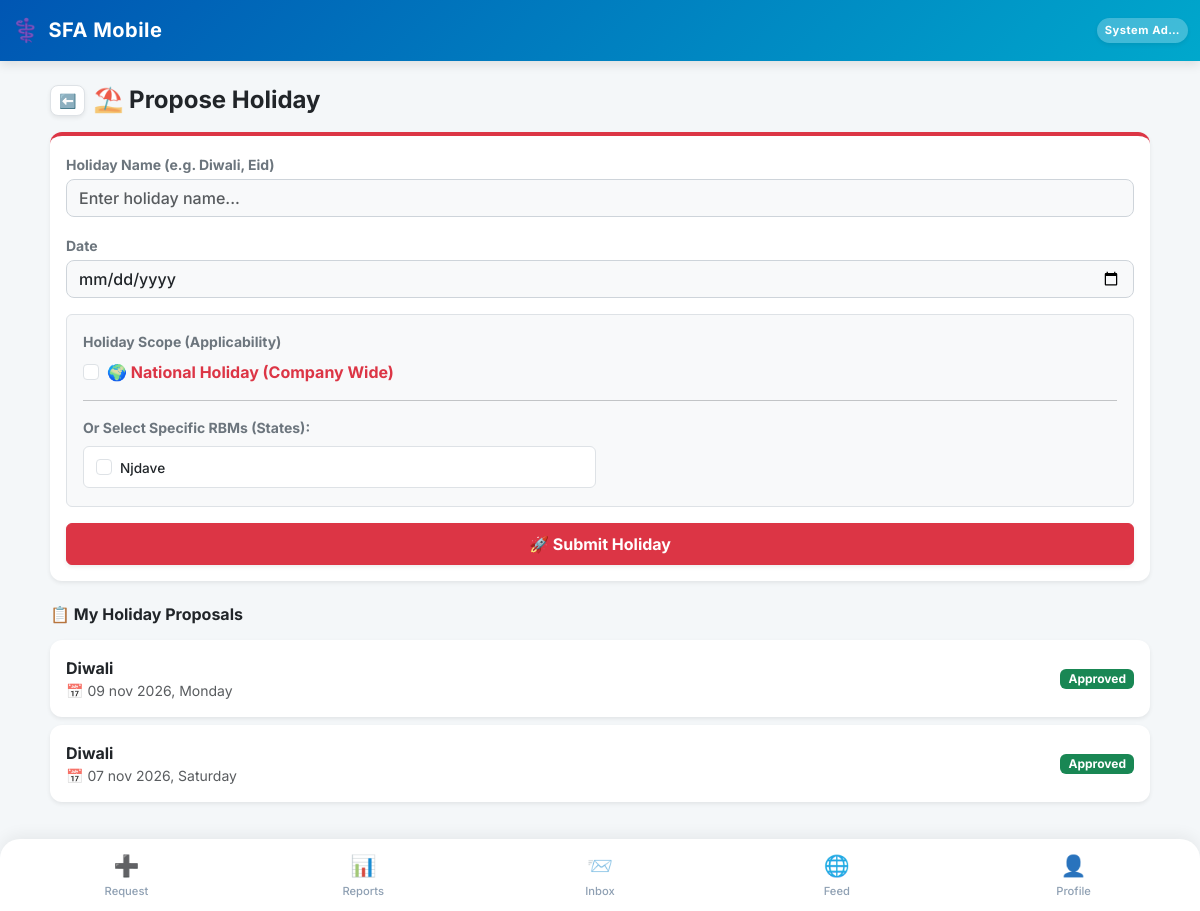
Page /request/holiday/ (signed in) on the committed database.
### SFA/models.py (models this page shows, shortened)
class Employee(models.Model):
    user = models.OneToOneField(User, on_delete=models.CASCADE, null=True, blank=True)
    company = models.ForeignKey(Company, on_delete=models.PROTECT, related_name='employees') # Already Correct
    DESIGNATION_CHOICES = [
        ('MR', 'Medical Representative'),
        ('ABM', 'Area Business Manager'),
        ('RBM', 'Regional Business Manager'),
        ('ZBM', 'Zonal Business Manager'),
        ('NSM', 'National Sales Manager'),
        ('Admin', 'System Administrator'),
    ]
    name = models.CharField(max_length=100)
    employee_code = models.CharField(max_length=50) # 🌟 FIX: unique=True HATA DIYA HAI
    designation = models.CharField(max_length=5, choices=DESIGNATION_CHOICES, default='MR', db_index=True)   # 🚀 INDEX
    manager = models.ForeignKey('self', on_delete=models.SET_NULL, null=True, blank=True, related_name='subordinates')
    headquarter = models.ForeignKey(Territory, on_delete=models.SET_NULL, null=True, blank=True)
    phone = models.CharField(max_length=15)
    joining_date = models.DateField(default=timezone.now, help_text="Employee ki company join karne ki date. DCR calendar is date se aage hi banega, pehle ka nahi.")
    photo = models.ImageField(upload_to='employee_photos/', blank=True, null=True, help_text="Employee ki profile photo")
    address = models.TextField(blank=True, null=True, help_text="Employee ka home address")
    is_active = models.BooleanField(default=True, db_index=True, help_text="False matlab ye employee company chhod chuka hai ya inactive hai.")   # 🚀 INDEX
    leaving_date = models.DateField(null=True, blank=True, help_text="Employee ke company chhodne ki tareekh.")
    dob = models.DateField(null=True, blank=True, verbose_name="Date of Birth")
    anniversary = models.DateField(null=True, blank=True, verbose_name="Marriage Anniversary")
    blood_group = models.CharField(max_length=10, blank=True, null=True)
    emergency_contact = models.CharField(max_length=15, blank=True, null=True)
    permanent_address = models.TextField(blank=True, null=True)
    father_name = models.CharField(max_length=100, blank=True, null=True)
    father_dob = models.DateField(null=True, blank=True)
    father_mobile = models.CharField(max_length=15, blank=True, null=True)
    father_occupation = models.CharField(max_length=100, blank=True, null=True)
    mother_name = models.CharField(max_length=100, blank=True, null=True)
    mother_dob = models.DateField(null=True, blank=True)
    mother_mobile = models.CharField(max_length=15, blank=True, null=True)
    mother_occupation = models.CharField(max_length=100, blank=True, null=True)
    spouse_name = models.CharField(max_length=100, blank=True, null=True)
    spouse_dob = models.DateField(null=True, blank=True)
    spouse_mobile = models.CharField(max_length=15, blank=True, null=True)
    spouse_occupation = models.CharField(max_length=100, blank=True, null=True)
    child1_name = models.CharField(max_length=100, blank=True, null=True)
    child1_dob = models.DateField(null=True, blank=True)
    child2_name = models.CharField(max_length=100, blank=True, null=True)
    child2_dob = models.DateField(null=True, blank=True)
    EMPLOYMENT_STATUS_CHOICES = [
        ('active', 'Active'),
        ('resigned', 'Resigned'),
        ('retired', 'Retired'),
        ('transferred', 'Transferred'),
        ('terminated', 'Terminated'),
        ('vacant', 'Vacant (Placeholder)'),   # 🌟 Dummy employee jab tak naya MR na aaye
        ('archived', 'Archived (Old Dummy)'), # 🌟 Dummy jiska kaam ho gaya, naye employee ko sab de diya
    ]
    employment_status = models.CharField(
        max_length=15, choices=EMPLOYMENT_STATUS_CHOICES, default='active',
        help_text="is_active sirf access/login control karta hai; ye field WAJAH/reason batata hai."
    )
    is_placeholder = models.BooleanField(
        default=False,
        help_text="True = ye ek 'Vacant_<HQ>' dummy employee hai, asli insaan nahi. Joint Work me normal employee jaisea hi treat hota hai (use individual hi maana jayega)."
    )
    class Meta:
        unique_together = ('company', 'employee_code')

class Holiday(models.Model):
    company = models.ForeignKey(Company, on_delete=models.CASCADE, related_name="holidays") # 🌟 CHANGED
    name = models.CharField(max_length=100)
    date = models.DateField(db_index=True)   # 🚀 INDEX
    proposed_by = models.ForeignKey(Employee, on_delete=models.CASCADE, related_name='proposed_holidays')
    status = models.CharField(max_length=20, choices=[('Pending', 'Pending'), ('Approved', 'Approved'), ('Rejected', 'Rejected')], default='Pending')
    class Meta:
        unique_together = ('date', 'proposed_by')

### SFA/views/masters.py (the view, shortened to what this page needs)
# urls.py: path('request/holiday/', views.request_holiday_view, name='request_holiday'),
@employee_required
def request_holiday_view(request, employee):
    if employee.designation not in ['RBM', 'ZBM', 'NSM', 'Admin', 'System Administrator']:
        messages.error(request, "Only RBM/ZBM/NSM can propose state holidays.")
        return redirect('request_hub')
    subordinate_rbms = []
    is_rbm = (employee.designation == 'RBM')
    if not is_rbm:
        team = get_full_team_employees(employee)
        subordinate_rbms = team.filter(designation='RBM', is_active=True).order_by('name')
    holidays = Holiday.objects.filter(proposed_by=employee).order_by('-date')
    return render(request, 'request_holiday.html', {
        'holidays': holidays,
        'subordinate_rbms': subordinate_rbms,
        'is_rbm': is_rbm
    })

### SFA/context_processors.py (called while the page is built)
def notification_counts(request):
    if request.user.is_authenticated and hasattr(request.user, 'employee'):
        employee = request.user.employee
        cache_key = f'nav_counts_{employee.id}'
        counts = cache.get(cache_key)
        if counts is None:
            counts = {
                'unread_notif_count': SystemNotification.objects.filter(employee=employee, is_read=False).count(),
                'unread_msg_count': InternalMessage.objects.filter(receiver=employee, is_read=False).count(),
            }
            cache.set(cache_key, counts, 60) # 60 seconds cache timeout
        return counts
    return {
        'unread_notif_count': 0,
        'unread_msg_count': 0,
    }

### SFA/services/team.py (called while the page is built)
def get_full_team_employees(employee, include_inactive=False):
    team_ids = {employee.id}
    managers_to_check = [employee.id]
    while managers_to_check:
        subs_qs = Employee.objects.filter(manager_id__in=managers_to_check)
        if not include_inactive:
            subs_qs = subs_qs.filter(is_active=True)
        subs = list(subs_qs.values_list('id', flat=True))
        if not subs:
            break
        managers_to_check = subs
        team_ids.update(subs)
    qs = Employee.objects.filter(id__in=team_ids)
    if not include_inactive:
        qs = qs.filter(is_active=True)
    return qs

### SFA/templates/request_holiday.html (shortened to what this page needs)
{% extends 'base.html' %}
{% block content %}
<div class="container-fluid p-0 mb-4 mt-2">
    <div class="d-flex align-items-center gap-2 mb-3 px-2">
        <a href="{% url 'request_hub' %}" class="btn btn-light shadow-sm btn-sm px-2 py-1 rounded-3 border bg-white">⬅️</a>
        <h4 class="fw-bold text-dark mb-0">⛱️ Propose Holiday</h4>
    </div>
    <div class="card border-0 shadow-sm bg-white mb-4 mx-2" style="border-top: 4px solid #dc3545 !important;">
        <div class="card-body p-3">
            <form method="POST">
                <div class="mb-3">
                    <label class="form-label text-secondary small fw-bold mb-1">Holiday Name (e.g. Diwali, Eid)</label>
                    <input type="text" name="name" class="form-control bg-light fw-medium" placeholder="Enter holiday name..." required>
                </div>
                <div class="mb-3">
                    <label class="form-label text-secondary small fw-bold mb-1">Date</label>
                    <input type="date" name="date" class="form-control bg-light fw-medium" required>
                </div>
                {% if not is_rbm %}
                <div class="mb-3 p-3 bg-light rounded border">
                    <label class="form-label text-secondary small fw-bold mb-2 d-block">Holiday Scope (Applicability)</label>
                    <div class="form-check mb-2">
                        <input class="form-check-input" type="checkbox" name="is_national" id="isNational" onchange="toggleRbmList()">
                        <label class="form-check-label fw-bold text-danger" for="isNational">
                            🌍 National Holiday (Company Wide)
                        </label>
                    </div>
                    <hr>
                    <div id="rbmSelectionArea">
                        <label class="form-label text-secondary small fw-bold mb-2 d-block">Or Select Specific RBMs (States):</label>
                        <div class="row g-2">
                            {% for rbm in subordinate_rbms %}
                            <div class="col-6">
                                <div class="form-check bg-white border rounded p-2">
                                    <input class="form-check-input ms-1" type="checkbox" name="rbm_ids" value="{{ rbm.id }}" id="rbm_{{ rbm.id }}">
                                    <label class="form-check-label ms-2 fw-medium" style="font-size:0.85rem;" for="rbm_{{ rbm.id }}">{{ rbm.name }}</label>
                                </div>
                            </div>
                            {% empty %}
                            <div class="text-muted small">Koi RBM assign nahi hai.</div>
                            {% endfor %}
                        </div>
                    </div>
                </div>
                {% endif %}
                <button type="submit" class="btn btn-danger w-100 fw-bold py-2 shadow-sm" style="border-radius:6px;">🚀 Submit Holiday</button>
            </form>
        </div>
    </div>
    <div class="px-2">
        <h6 class="fw-bold text-dark mb-3">📋 My Holiday Proposals</h6>
        {% for h in holidays %}
            <div class="card border-0 shadow-sm mb-2 bg-white" style="border-left: 4px solid {% if h.status == 'Approved' %}#28a745{% elif h.status == 'Rejected' %}#dc3545{% else %}#ffc107{% endif %};">
                <div class="card-body p-3 d-flex justify-content-between align-items-center">
                    <div>
                        <span class="fw-bold text-dark d-block">{{ h.name }}</span>
                        <small class="text-muted d-block">📅 {{ h.date|date:"d b Y, l" }}</small>
                    </div>
                    <span class="badge {% if h.status == 'Approved' %}bg-success{% elif h.status == 'Rejected' %}bg-danger{% else %}bg-warning text-dark{% endif %} px-2 py-1">{{ h.status }}</span>
                </div>
            </div>
        {% empty %}
            <div class="text-center text-muted py-3 small bg-white rounded shadow-sm border">No holidays proposed yet.</div>
        {% endfor %}
    </div>
</div>
{% endblock %}

### SFA/templates/base.html (shortened to what this page needs)
<!DOCTYPE html>
<html lang="en">
<head>
    <link href="https://cdn.jsdelivr.net/npm/bootstrap@5.3.0/dist/css/bootstrap.min.css" rel="stylesheet">
    <link href="https://cdn.jsdelivr.net/npm/bootstrap-icons@1.11.0/font/bootstrap-icons.css" rel="stylesheet">
</head>
<body>
    <nav class="navbar navbar-dark navbar-custom sticky-top">
        <div class="container-fluid py-1">
            <span class="navbar-brand mb-0 h1 d-flex align-items-center gap-2">
                <span style="font-size: 1.4rem;">⚕️</span> SFA Mobile
            </span>
            <div class="d-flex align-items-center gap-3">
                <span class="text-white fw-bold bg-white bg-opacity-25 px-2 py-1 rounded-pill shadow-sm" style="font-size: 0.70rem; letter-spacing: 0.5px;">
                    {{ request.user.employee.name|default:"Guest"|truncatechars:10 }}
                </span>
            </div>
        </div>
    </nav>
    <div class="container mt-4 mb-4">
        {% block content %}
        {% endblock %}
    </div>
    <div class="fixed-bottom bottom-nav d-flex justify-content-between align-items-center">
        <a href="{% url 'request_hub' %}" class="nav-item {% if request.resolver_match.url_name == 'request_hub' %}active{% endif %}">
            <span class="nav-icon">➕</span>Request
        </a>
        <a href="{% url 'view_hub' %}" class="nav-item {% if request.resolver_match.url_name == 'view_hub' or request.resolver_match.url_name == 'dcr_report' %}active{% endif %}">
            <span class="nav-icon">📊</span>Reports
        </a>
        <a href="{% url 'web_inbox' %}" class="nav-item {% if request.resolver_match.url_name == 'web_inbox' or request.resolver_match.url_name == 'web_compose' %}active{% endif %}">
            <span class="nav-icon position-relative">
                📨
            </span>Inbox
        </a>
<a href="{% url 'community_feed' %}" class="nav-item {% if request.resolver_match.url_name == 'community_feed' %}active{% endif %}">
    <span class="nav-icon">🌐</span>Feed
</a>
        <a href="{% url 'profile' %}" class="nav-item {% if request.resolver_match.url_name == 'profile' %}active{% endif %}">
            <span class="nav-icon">👤</span>Profile
        </a>
    </div>
</body>
</html>

### SFA/templates/base.html (style rules this page uses)
:root { --pharma-primary: #0056b3; --pharma-secondary: #00a8cc; --bg-light: #f4f7f9; }
body { font-family: 'Inter', sans-serif; background-color: var(--bg-light); padding-bottom: 85px; }
.navbar-custom { background: linear-gradient(135deg, var(--pharma-primary), var(--pharma-secondary)); box-shadow: 0 4px 10px rgba(0,0,0,0.1); }
.navbar-brand { font-weight: 700; letter-spacing: 0.5px; }
.card { border: none !important; border-radius: 12px; box-shadow: 0 4px 12px rgba(0, 0, 0, 0.05); }
.form-control, .form-select { border-radius: 8px; border: 1px solid #ced4da; }
.bottom-nav { background-color: #ffffff; border-top-left-radius: 20px; border-top-right-radius: 20px; box-shadow: 0 -4px 15px rgba(0,0,0,0.06); padding: 5px 8px; }
.nav-item { text-align: center; flex: 1; padding: 6px 0; color: #8fa0b3; font-size: 0.70rem; font-weight: 500; text-decoration: none; border-radius: 12px; transition: all 0.3s ease; }
.nav-icon { font-size: 1.3rem; display: block; margin-bottom: 2px; filter: grayscale(20%); }

### rows in the picture
Employee: name "Njdave"
Holiday: name "Diwali", date "09 nov 2026, Monday", status "Approved"
Holiday: name "Diwali", date "07 nov 2026, Saturday", status "Approved"

### other values in the picture
{{ request.user.employee.name|default:"Guest"|truncatechars:10 }} "System Ad…"
